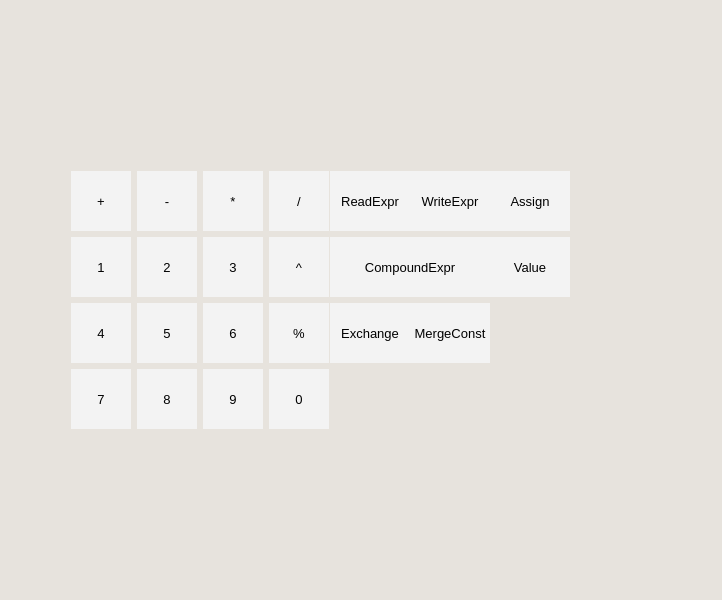
<?xml version="1.0" encoding="UTF-8"?>
<ui version="4.0">
 <class>expression</class>
 <widget class="QWidget" name="expression">
  <property name="geometry">
   <rect>
    <x>0</x>
    <y>0</y>
    <width>722</width>
    <height>600</height>
   </rect>
  </property>
  <property name="font">
   <font>
    <pointsize>10</pointsize>
   </font>
  </property>
  <property name="windowTitle">
   <string>expression</string>
  </property>
  <property name="styleSheet">
   <string notr="true">
QPushButton{
	background-color: rgb(243, 243, 243);
}
QPushButton:hover{

	background-color: rgb(221, 221, 221);
}
*
{
border:none;
	background-color: rgb(231, 227, 221);
}
</string>
  </property>
  <widget class="QLineEdit" name="lineEdit">
   <property name="geometry">
    <rect>
     <x>10</x>
     <y>50</y>
     <width>641</width>
     <height>81</height>
    </rect>
   </property>
   <property name="font">
    <font>
     <pointsize>20</pointsize>
    </font>
   </property>
   <property name="text">
    <string/>
   </property>
   <property name="echoMode">
    <enum>QLineEdit::Normal</enum>
   </property>
   <property name="cursorPosition">
    <number>0</number>
   </property>
  </widget>
  <widget class="QPushButton" name="pushButton_12">
   <property name="geometry">
    <rect>
     <x>330</x>
     <y>171</y>
     <width>80</width>
     <height>60</height>
    </rect>
   </property>
   <property name="minimumSize">
    <size>
     <width>80</width>
     <height>60</height>
    </size>
   </property>
   <property name="maximumSize">
    <size>
     <width>60</width>
     <height>60</height>
    </size>
   </property>
   <property name="font">
    <font>
     <pointsize>10</pointsize>
    </font>
   </property>
   <property name="text">
    <string>ReadExpr</string>
   </property>
  </widget>
  <widget class="QPushButton" name="pushButton_13">
   <property name="geometry">
    <rect>
     <x>410</x>
     <y>171</y>
     <width>80</width>
     <height>60</height>
    </rect>
   </property>
   <property name="minimumSize">
    <size>
     <width>80</width>
     <height>60</height>
    </size>
   </property>
   <property name="maximumSize">
    <size>
     <width>60</width>
     <height>60</height>
    </size>
   </property>
   <property name="font">
    <font>
     <pointsize>10</pointsize>
    </font>
   </property>
   <property name="text">
    <string>WriteExpr</string>
   </property>
  </widget>
  <widget class="QPushButton" name="pushButton_17">
   <property name="geometry">
    <rect>
     <x>490</x>
     <y>237</y>
     <width>80</width>
     <height>60</height>
    </rect>
   </property>
   <property name="minimumSize">
    <size>
     <width>80</width>
     <height>60</height>
    </size>
   </property>
   <property name="maximumSize">
    <size>
     <width>60</width>
     <height>60</height>
    </size>
   </property>
   <property name="text">
    <string>Value</string>
   </property>
  </widget>
  <widget class="QPushButton" name="pushButton_18">
   <property name="geometry">
    <rect>
     <x>490</x>
     <y>171</y>
     <width>80</width>
     <height>60</height>
    </rect>
   </property>
   <property name="minimumSize">
    <size>
     <width>80</width>
     <height>60</height>
    </size>
   </property>
   <property name="maximumSize">
    <size>
     <width>60</width>
     <height>60</height>
    </size>
   </property>
   <property name="font">
    <font>
     <pointsize>10</pointsize>
    </font>
   </property>
   <property name="text">
    <string>Assign</string>
   </property>
  </widget>
  <widget class="QPushButton" name="pushButton_19">
   <property name="geometry">
    <rect>
     <x>330</x>
     <y>237</y>
     <width>160</width>
     <height>60</height>
    </rect>
   </property>
   <property name="minimumSize">
    <size>
     <width>160</width>
     <height>60</height>
    </size>
   </property>
   <property name="maximumSize">
    <size>
     <width>120</width>
     <height>60</height>
    </size>
   </property>
   <property name="font">
    <font>
     <pointsize>10</pointsize>
    </font>
   </property>
   <property name="text">
    <string>CompoundExpr</string>
   </property>
  </widget>
  <widget class="QPushButton" name="pushButton_20">
   <property name="geometry">
    <rect>
     <x>330</x>
     <y>303</y>
     <width>80</width>
     <height>60</height>
    </rect>
   </property>
   <property name="minimumSize">
    <size>
     <width>80</width>
     <height>60</height>
    </size>
   </property>
   <property name="maximumSize">
    <size>
     <width>60</width>
     <height>60</height>
    </size>
   </property>
   <property name="font">
    <font>
     <pointsize>10</pointsize>
    </font>
   </property>
   <property name="text">
    <string>Exchange</string>
   </property>
  </widget>
  <widget class="QPushButton" name="pushButton_22">
   <property name="geometry">
    <rect>
     <x>410</x>
     <y>303</y>
     <width>80</width>
     <height>60</height>
    </rect>
   </property>
   <property name="minimumSize">
    <size>
     <width>80</width>
     <height>60</height>
    </size>
   </property>
   <property name="maximumSize">
    <size>
     <width>60</width>
     <height>60</height>
    </size>
   </property>
   <property name="font">
    <font>
     <pointsize>10</pointsize>
    </font>
   </property>
   <property name="text">
    <string>MergeConst</string>
   </property>
  </widget>
  <widget class="QPushButton" name="pushButton_10">
   <property name="geometry">
    <rect>
     <x>71</x>
     <y>171</y>
     <width>60</width>
     <height>60</height>
    </rect>
   </property>
   <property name="minimumSize">
    <size>
     <width>60</width>
     <height>60</height>
    </size>
   </property>
   <property name="maximumSize">
    <size>
     <width>60</width>
     <height>60</height>
    </size>
   </property>
   <property name="text">
    <string>+</string>
   </property>
  </widget>
  <widget class="QPushButton" name="pushButton_16">
   <property name="geometry">
    <rect>
     <x>137</x>
     <y>171</y>
     <width>60</width>
     <height>60</height>
    </rect>
   </property>
   <property name="minimumSize">
    <size>
     <width>60</width>
     <height>60</height>
    </size>
   </property>
   <property name="maximumSize">
    <size>
     <width>60</width>
     <height>60</height>
    </size>
   </property>
   <property name="text">
    <string>-</string>
   </property>
  </widget>
  <widget class="QPushButton" name="pushButton">
   <property name="geometry">
    <rect>
     <x>269</x>
     <y>171</y>
     <width>60</width>
     <height>60</height>
    </rect>
   </property>
   <property name="minimumSize">
    <size>
     <width>60</width>
     <height>60</height>
    </size>
   </property>
   <property name="maximumSize">
    <size>
     <width>60</width>
     <height>60</height>
    </size>
   </property>
   <property name="text">
    <string>/</string>
   </property>
  </widget>
  <widget class="QPushButton" name="pushButton_2">
   <property name="geometry">
    <rect>
     <x>71</x>
     <y>237</y>
     <width>60</width>
     <height>60</height>
    </rect>
   </property>
   <property name="minimumSize">
    <size>
     <width>60</width>
     <height>60</height>
    </size>
   </property>
   <property name="maximumSize">
    <size>
     <width>60</width>
     <height>60</height>
    </size>
   </property>
   <property name="text">
    <string>1</string>
   </property>
  </widget>
  <widget class="QPushButton" name="pushButton_15">
   <property name="geometry">
    <rect>
     <x>203</x>
     <y>171</y>
     <width>60</width>
     <height>60</height>
    </rect>
   </property>
   <property name="minimumSize">
    <size>
     <width>60</width>
     <height>60</height>
    </size>
   </property>
   <property name="maximumSize">
    <size>
     <width>60</width>
     <height>60</height>
    </size>
   </property>
   <property name="text">
    <string>*</string>
   </property>
  </widget>
  <widget class="QPushButton" name="pushButton_3">
   <property name="geometry">
    <rect>
     <x>137</x>
     <y>237</y>
     <width>60</width>
     <height>60</height>
    </rect>
   </property>
   <property name="minimumSize">
    <size>
     <width>60</width>
     <height>60</height>
    </size>
   </property>
   <property name="maximumSize">
    <size>
     <width>60</width>
     <height>60</height>
    </size>
   </property>
   <property name="text">
    <string>2</string>
   </property>
  </widget>
  <widget class="QPushButton" name="pushButton_4">
   <property name="geometry">
    <rect>
     <x>203</x>
     <y>237</y>
     <width>60</width>
     <height>60</height>
    </rect>
   </property>
   <property name="minimumSize">
    <size>
     <width>60</width>
     <height>60</height>
    </size>
   </property>
   <property name="maximumSize">
    <size>
     <width>60</width>
     <height>60</height>
    </size>
   </property>
   <property name="text">
    <string>3</string>
   </property>
  </widget>
  <widget class="QPushButton" name="pushButton_6">
   <property name="geometry">
    <rect>
     <x>71</x>
     <y>303</y>
     <width>60</width>
     <height>60</height>
    </rect>
   </property>
   <property name="minimumSize">
    <size>
     <width>60</width>
     <height>60</height>
    </size>
   </property>
   <property name="maximumSize">
    <size>
     <width>60</width>
     <height>60</height>
    </size>
   </property>
   <property name="text">
    <string>4</string>
   </property>
  </widget>
  <widget class="QPushButton" name="pushButton_14">
   <property name="geometry">
    <rect>
     <x>71</x>
     <y>369</y>
     <width>60</width>
     <height>60</height>
    </rect>
   </property>
   <property name="minimumSize">
    <size>
     <width>60</width>
     <height>60</height>
    </size>
   </property>
   <property name="maximumSize">
    <size>
     <width>60</width>
     <height>60</height>
    </size>
   </property>
   <property name="text">
    <string>7</string>
   </property>
  </widget>
  <widget class="QPushButton" name="pushButton_7">
   <property name="geometry">
    <rect>
     <x>137</x>
     <y>303</y>
     <width>60</width>
     <height>60</height>
    </rect>
   </property>
   <property name="minimumSize">
    <size>
     <width>60</width>
     <height>60</height>
    </size>
   </property>
   <property name="maximumSize">
    <size>
     <width>60</width>
     <height>60</height>
    </size>
   </property>
   <property name="text">
    <string>5</string>
   </property>
  </widget>
  <widget class="QPushButton" name="pushButton_5">
   <property name="geometry">
    <rect>
     <x>203</x>
     <y>303</y>
     <width>60</width>
     <height>60</height>
    </rect>
   </property>
   <property name="minimumSize">
    <size>
     <width>60</width>
     <height>60</height>
    </size>
   </property>
   <property name="maximumSize">
    <size>
     <width>60</width>
     <height>60</height>
    </size>
   </property>
   <property name="text">
    <string>6</string>
   </property>
  </widget>
  <widget class="QPushButton" name="pushButton_8">
   <property name="geometry">
    <rect>
     <x>269</x>
     <y>237</y>
     <width>60</width>
     <height>60</height>
    </rect>
   </property>
   <property name="minimumSize">
    <size>
     <width>60</width>
     <height>60</height>
    </size>
   </property>
   <property name="maximumSize">
    <size>
     <width>60</width>
     <height>60</height>
    </size>
   </property>
   <property name="text">
    <string>^</string>
   </property>
  </widget>
  <widget class="QPushButton" name="pushButton_9">
   <property name="geometry">
    <rect>
     <x>137</x>
     <y>369</y>
     <width>60</width>
     <height>60</height>
    </rect>
   </property>
   <property name="minimumSize">
    <size>
     <width>60</width>
     <height>60</height>
    </size>
   </property>
   <property name="maximumSize">
    <size>
     <width>60</width>
     <height>60</height>
    </size>
   </property>
   <property name="text">
    <string>8</string>
   </property>
  </widget>
  <widget class="QPushButton" name="pushButton_11">
   <property name="geometry">
    <rect>
     <x>203</x>
     <y>369</y>
     <width>60</width>
     <height>60</height>
    </rect>
   </property>
   <property name="minimumSize">
    <size>
     <width>60</width>
     <height>60</height>
    </size>
   </property>
   <property name="maximumSize">
    <size>
     <width>60</width>
     <height>60</height>
    </size>
   </property>
   <property name="text">
    <string>9</string>
   </property>
  </widget>
  <widget class="QPushButton" name="pushButton_21">
   <property name="geometry">
    <rect>
     <x>269</x>
     <y>303</y>
     <width>60</width>
     <height>60</height>
    </rect>
   </property>
   <property name="minimumSize">
    <size>
     <width>60</width>
     <height>60</height>
    </size>
   </property>
   <property name="maximumSize">
    <size>
     <width>60</width>
     <height>60</height>
    </size>
   </property>
   <property name="text">
    <string>%</string>
   </property>
  </widget>
  <widget class="QPushButton" name="pushButton_23">
   <property name="geometry">
    <rect>
     <x>269</x>
     <y>369</y>
     <width>60</width>
     <height>60</height>
    </rect>
   </property>
   <property name="minimumSize">
    <size>
     <width>60</width>
     <height>60</height>
    </size>
   </property>
   <property name="maximumSize">
    <size>
     <width>60</width>
     <height>60</height>
    </size>
   </property>
   <property name="text">
    <string>0</string>
   </property>
  </widget>
 </widget>
 <resources/>
 <connections/>
</ui>
